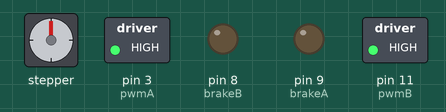
This sketch was run on a simulated Arduino Uno, built with avr-gcc and run on an emulated ATmega328P. Shown: stepper motor, switched loads named in the sketch (green lamp = pin HIGH), output pins drawn as LEDs (lit = HIGH). Stepper angles assume 200 steps per turn.

Above: at 0.15 s.
At 7.29 s:
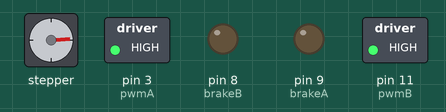
At 17.36 s:
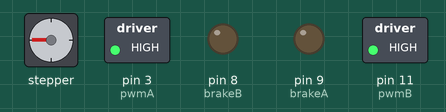
At 37.8 s:
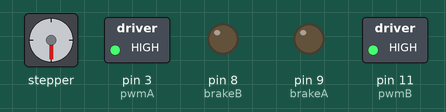
Timing chart, 0 to 40.0 s (numbered marks = the images above):
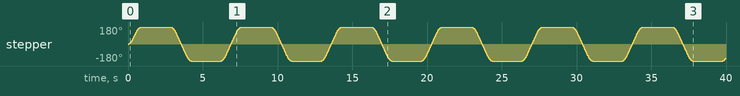

The sketch:

ACAW_Side_Stepper_Delta_1.ino
```cpp
#include <CapacitiveSensor.h>
//#include <Stepper.h>

#include <AccelStepper.h>

CapacitiveSensor cs_2_4 = CapacitiveSensor(2, 4); //10M Resistor between pins 7 and 8, you may also connect an antenna on pin 8
unsigned long csSum;

bool lastReading = false;
bool touching = false;
bool toggled = false;
bool pos = true;

int readingMin = 2000;
int delayIncrement = 600;
int stepIncrement = 60;
int speedIncrement = 100;
int loopInterval = 50;
int maxDelay = 600;

// Define number of steps per revolution:
const int stepsPerRevolution = 200;
// Give the motor control pins names:
const int pwmA = 3;
const int pwmB = 11;
const int brakeA = 9;
const int brakeB = 8;
const int dirA = 12;
const int dirB = 13;

AccelStepper stepper(2, dirA, dirB);

unsigned long timeElapsed = 0;

void setup() {
  cs_2_4.set_CS_AutocaL_Millis(0xFFFFFFFF); // turns off calibration
  //  Serial.begin(9600);

  // Set the PWM and brake pins so that the direction pins can be used to control the motor:
  pinMode(pwmA, OUTPUT);
  pinMode(pwmB, OUTPUT);
  pinMode(brakeA, OUTPUT);
  pinMode(brakeB, OUTPUT);
  //
  digitalWrite(pwmA, HIGH);
  digitalWrite(pwmB, HIGH);
  digitalWrite(brakeA, LOW);
  digitalWrite(brakeB, LOW);
  //
  //    myStepper.setSpeed(speedIncrement);

  stepper.setMaxSpeed(200.0);
  stepper.setSpeed(500);
  stepper.setAcceleration(500.0);

  stepper.moveTo(100);

}

void loop() {


  if (stepper.distanceToGo() == 0) {
    stepper.run();                   // let the AccelStepper to disable motor current after stop
    delay(2000);                     // wait 2 sec in final position
    stepper.moveTo(-stepper.currentPosition());
  }
  stepper.run();


  //  delay(loopInterval);
  //  timeElapsed += loopInterval;
  //  Serial.println(timeElapsed);
  //  long cs = cs_2_4.capacitiveSensor(30);
  //  lastReading = touching;
  //
  //  // randomize for less 'mechanical' sound = clank... clank, clank!
  //  if(timeElapsed >= delayIncrement && toggled){
  //    // Step quarter revolution in one direction, switch every other
  //
  //    if( pos ){
  //      myStepper.step(stepIncrement);
  //      pos = false;
  //    } else{
  //      myStepper.step(-stepIncrement);
  //      pos = true;
  //    }
  //
  //    timeElapsed = 0;
  //    Serial.println("moved");
  //  }
  //
  //  if (delayIncrement < loopInterval) {
  //    delayIncrement = loopInterval;
  //  }
  //
  //   if (toggled == false) {
  //    delayIncrement = maxDelay;
  //  }
  //
  //  if (cs > readingMin) {
  //      touching = true;
  //      Serial.println("touching");
  //  } else {
  //      touching = false;
  //  }
  //
  //  if (touching == true && toggled == false && lastReading == false) {
  //    toggled = true;
  //    Serial.println("was off, turned on");
  //  }
  //
  //  else if (touching == true && toggled == true && lastReading == false) {
  //    toggled = false;
  //    delayIncrement = maxDelay;
  //    Serial.println("was on, turned off");
  //  }
  //
  //  if(toggled and touching){
  //      delayIncrement -= 10;
  //  }
  //
}
```
